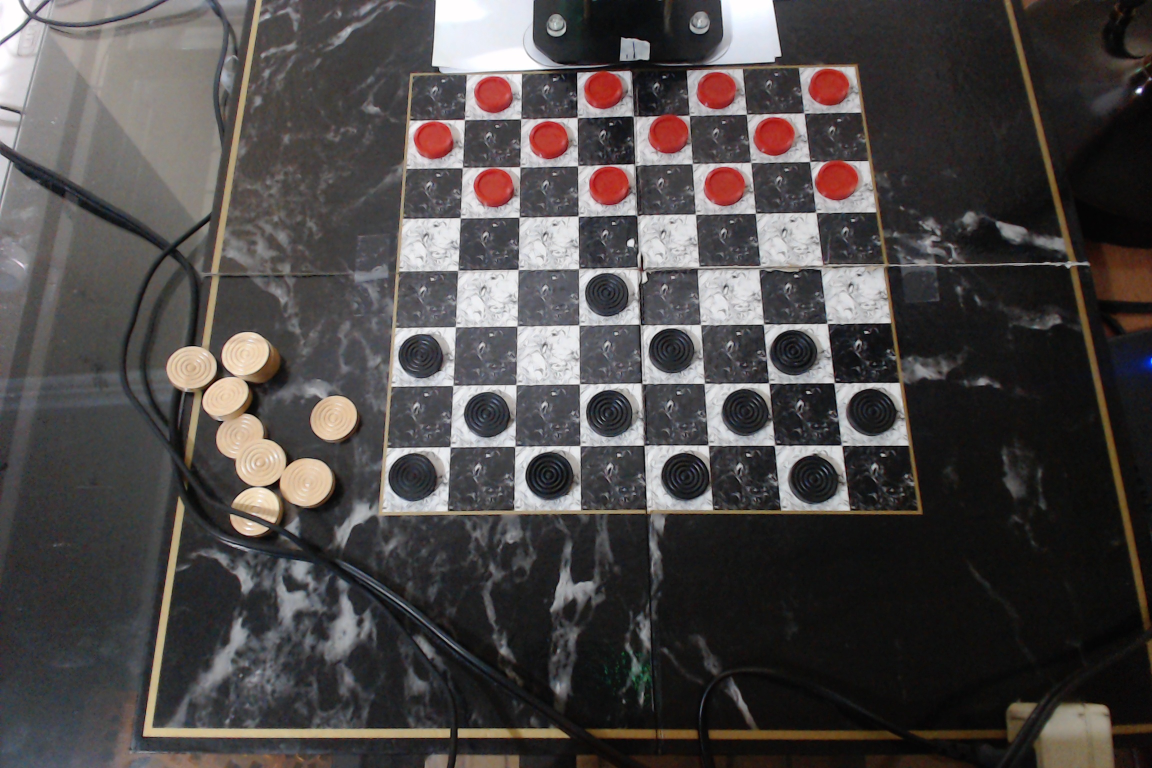
#> input picture digital_board/input.jpg, 2304 x 1536 px (shown at 1/2 size); its folder holds only this picture in this run
$ python -i laps.py   (imports and definitions only)
#> lines starting #> are read from the running program, lines starting #| are printed output that depends on the picture; after the words box and inside, x2 and y2 are one past the last pixel; in counts of white or black regions, pixels touching at a corner belong together
#> further down, picture is the input picture: shape (1536, 2304, 3); mean B, G, R 71.4, 72, 76.3

import os
import boardFinder.utils as utils
import boardFinder.debug as debug
import boardFinder.deps as deps

import collections
import cv2, numpy as np
import scipy, scipy.cluster
from boardFinder.config import *

from keras.models import model_from_json

dir_path = os.path.dirname(os.path.realpath(__file__))
__laps_model = os.path.join(dir_path, 'data/models/laps.model.json')
__laps_weights = os.path.join(dir_path, 'data/models/laps.weights.h5')
# [2 lines not run here, left out]

#from keras.utils import plot_model, print_summary
#plot_model(NC_LAPS_MODEL, show_shapes=True, to_file='model.png')
#print_summary(NC_LAPS_MODEL)

################################################################################

# [17 lines left out: functions laps_intersections, laps_cluster, not called in this run]

def laps_detector(img):
    """determine if that shape is positive"""
    global NC_LAYER

    hashid = str(hash(img.tostring()))
#> hashid = '-4983065228753638097'

    img = cv2.cvtColor(img, cv2.COLOR_BGR2GRAY)
    img = cv2.threshold(img, 0, 255, cv2.THRESH_OTSU)[1]
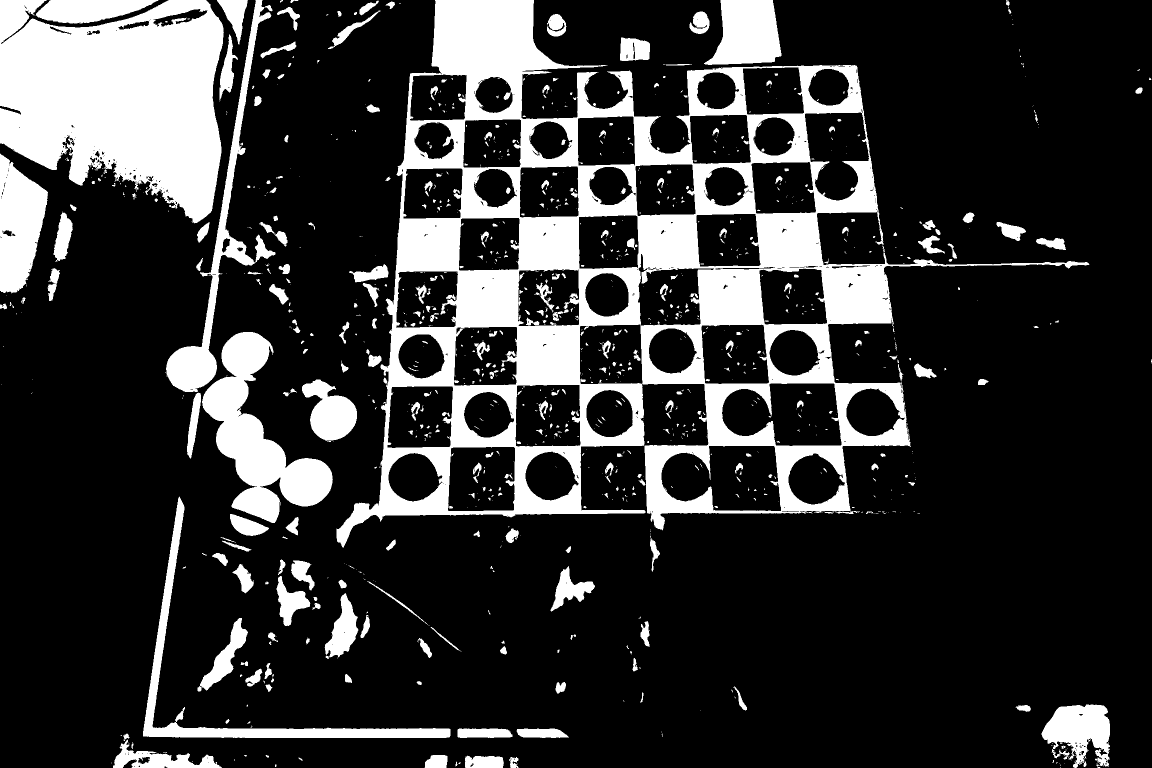
#> img: shape (1536, 2304) (shown at 1/2 size); 20.5% white; 1122 white regions (739 under 20 px), largest, box (x1, y1, x2, y2) and area: (673, 0, 2179, 1096) 357079, (0, 0, 448, 447) 142251, (404, 664, 666, 1046) 38938
    img = cv2.Canny(img, 0, 255)
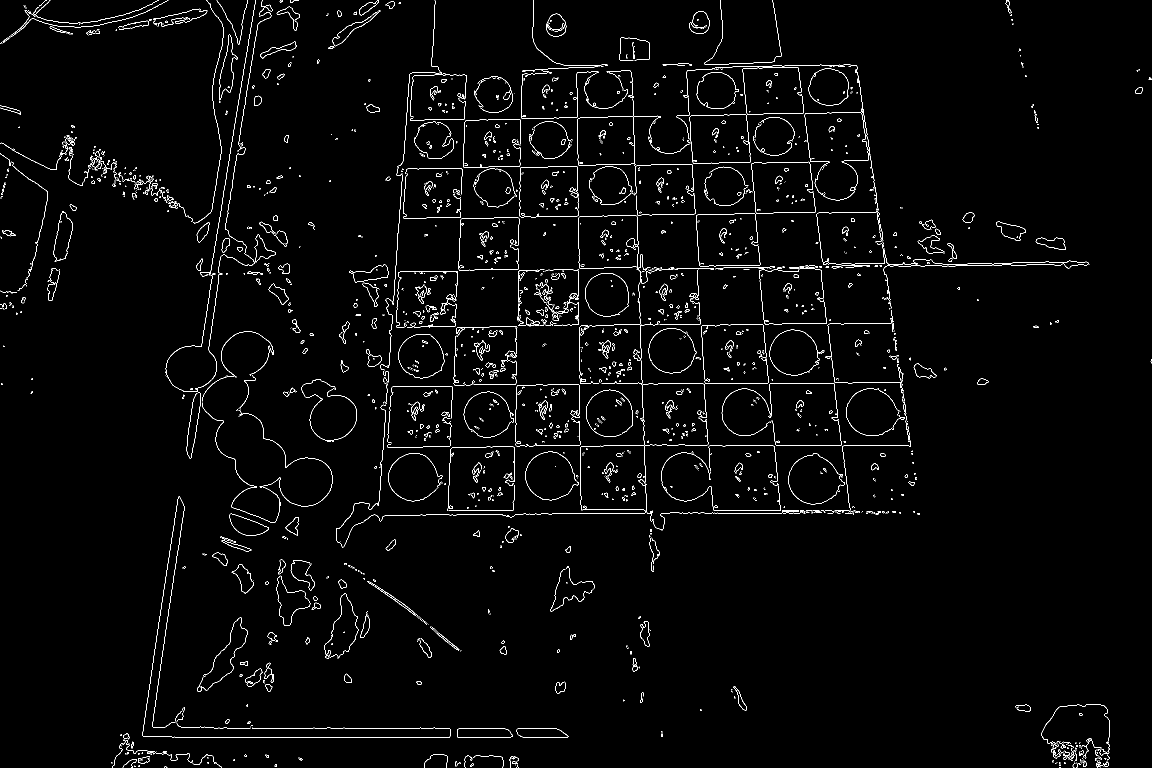
#> img: shape (1536, 2304) (shown at 1/2 size); 1.9% white in thin lines or dots
    img = cv2.resize(img, (21, 21), interpolation=cv2.INTER_CUBIC)
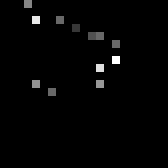
#> img: shape (21, 21) (shown 8 times larger); min 0, max 255, mean 3.8

    imgd = img

    X = [np.where(img>int(255/2), 1, 0).ravel()]
    X = X[0].reshape([-1, 21, 21, 1])

    img = cv2.dilate(img, None)
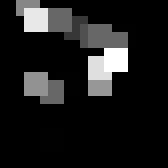
#> img: shape (21, 21) (shown 8 times larger); min 0, max 255, mean 27.7
    mask = cv2.copyMakeBorder(img, top=1, bottom=1, left=1, right=1,
		borderType=cv2.BORDER_CONSTANT, value=[255,255,255])
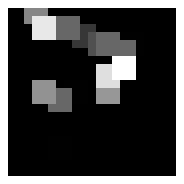
#> mask: shape (23, 23) (shown 8 times larger); min 0, max 255, mean 65.5
    mask = cv2.bitwise_not(mask); i = 0
#> after `mask = cv2.bitwise_not(mask)`:
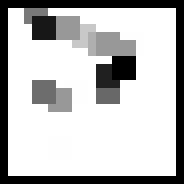
#> mask: shape (23, 23) (shown 8 times larger); min 0, max 255, mean 189.5
    contours, _2 = cv2.findContours(mask,cv2.RETR_EXTERNAL, cv2.CHAIN_APPROX_NONE)
#> contours = 1 contour; box (x1, y1, x2, y2) and area: (1, 1, 22, 22) 400

    _c = np.zeros((23,23,3), np.uint8)

    # geometric detector
    for cnt in contours:
        (x,y),radius = cv2.minEnclosingCircle(cnt); x,y=int(x),int(y)
        approx = cv2.approxPolyDP(cnt,0.1*cv2.arcLength(cnt,True),True)
        if len(approx) == 4 and radius < 14:
            cv2.drawContours(_c, [cnt], 0, (0,255,0), 1)
            i += 1
        else:
            cv2.drawContours(_c, [cnt], 0, (0,0,255), 1)
#> this loop made 1 pass
#> (x, y, radius, approx) on pass 1: (11, 11, 14.14, [[1, 1], [1, 21], [21, 21], [21, 1]])
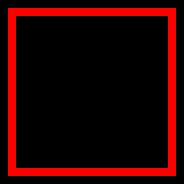
#> _c: shape (23, 23, 3) (shown 8 times larger); mean of channels 0, 1, 2 0, 0, 38.6; drawn as B, G, R
#> after the loop, i = 0

    if i == 4: return (True, 1)

#> (the run stopped early here; a loop or call above may not have finished)

$ run again, on digital_board/checkers_logi.jpg
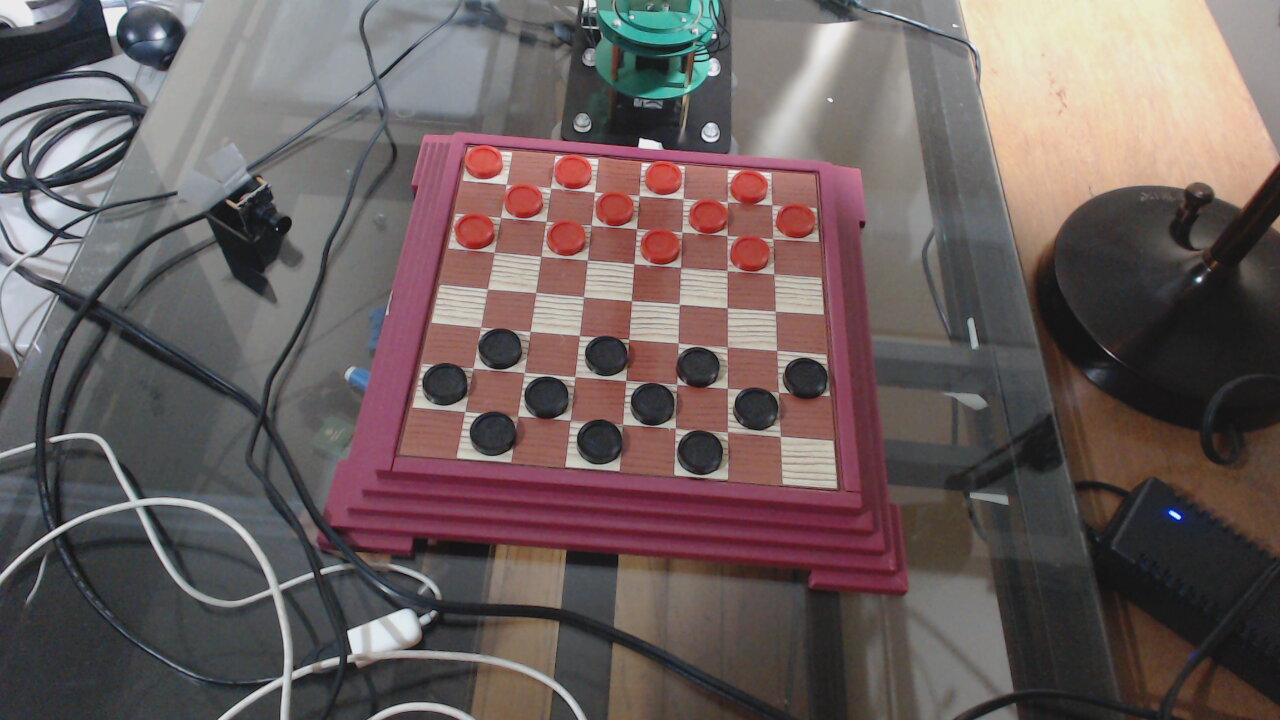
#> input picture digital_board/checkers_logi.jpg, 1280 x 720 px
#> picture is the input picture: shape (720, 1280, 3); mean B, G, R 93.8, 94.5, 107.2
#> hashid = '3926348510575115882'
#> in laps_detector, `img = cv2.threshold(img, 0, 255, cv2.THRESH_OTSU)[1]`:
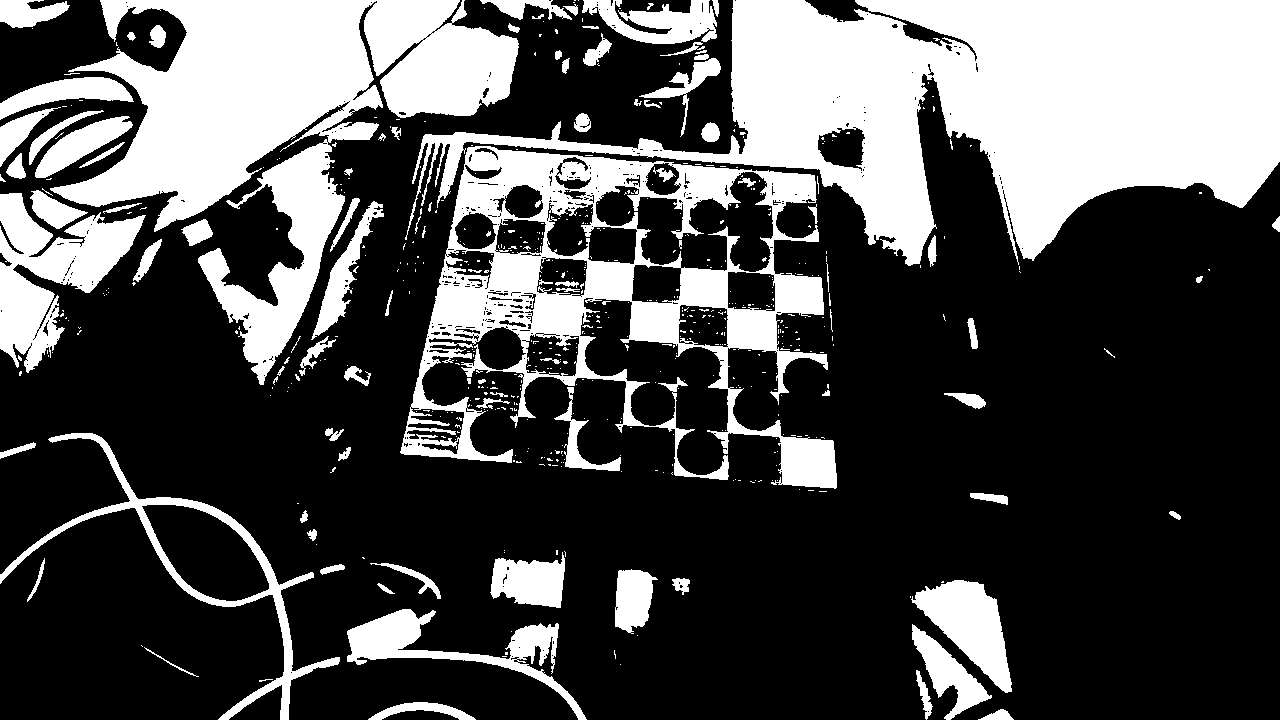
#> img: shape (720, 1280); 31% white; 592 white regions (498 under 20 px), largest, box (x1, y1, x2, y2) and area: (405, 0, 1280, 266) 106076, (50, 0, 519, 385) 66557, (400, 146, 837, 489) 46456
#> contours = 1 contour; box (x1, y1, x2, y2) and area: (1, 1, 22, 22) 389
#> the loop in laps_detector, `for cnt in contours:` made 1 pass
#> (x, y, radius, approx) on pass 1: (11, 11, 14.14, [[1, 1], [1, 21], [21, 21], [21, 1]])
#> after the loop in laps_detector, `for cnt in contours:`:
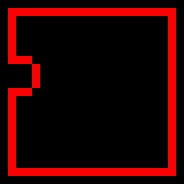
#> _c: shape (23, 23, 3) (shown 8 times larger); mean of channels 0, 1, 2 0, 0, 40.5; drawn as B, G, R
#> after the loop in laps_detector, `for cnt in contours:`: i = 0

$ run again, on digital_board/checkers_logi2.jpg
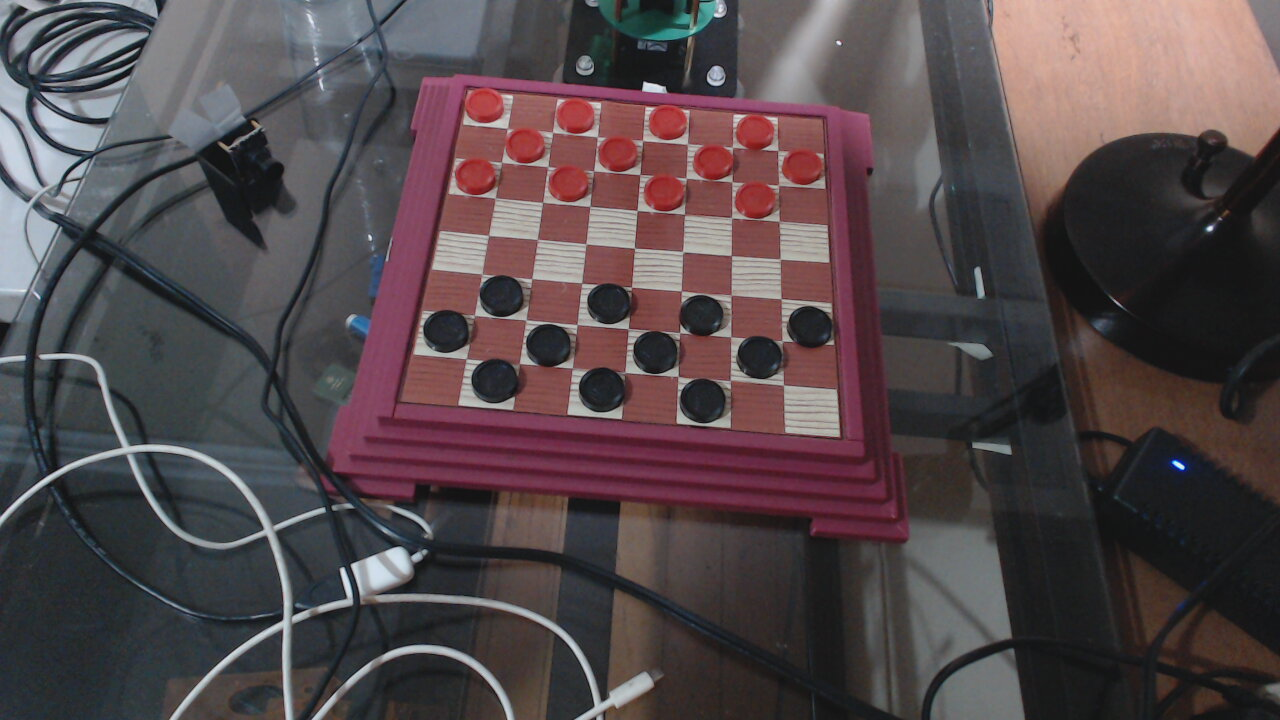
#> input picture digital_board/checkers_logi2.jpg, 1280 x 720 px
#> picture is the input picture: shape (720, 1280, 3); mean B, G, R 74.8, 71.9, 83.4
#> hashid = '-850038766972065703'
#> in laps_detector, `img = cv2.threshold(img, 0, 255, cv2.THRESH_OTSU)[1]`:
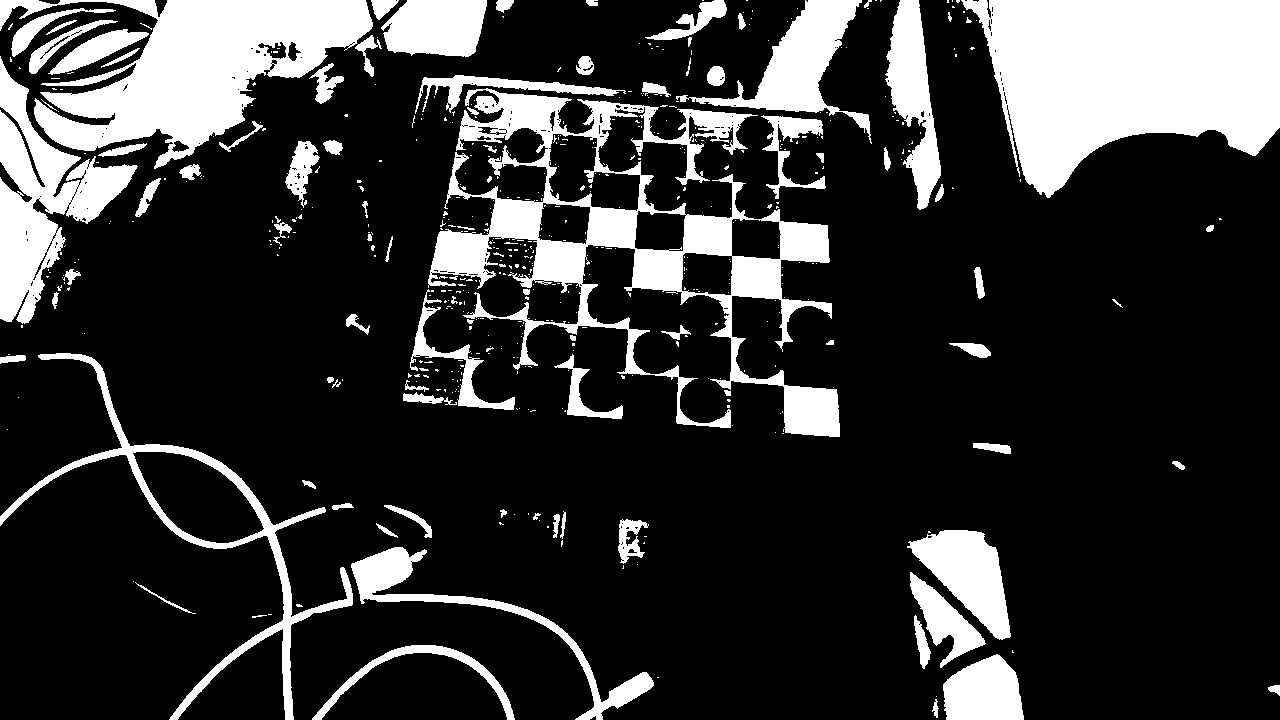
#> img: shape (720, 1280); 20.5% white; 540 white regions (448 under 20 px), largest, box (x1, y1, x2, y2) and area: (961, 0, 1280, 198) 42915, (428, 88, 840, 437) 34765, (0, 0, 373, 169) 28373
#> contours = 1 contour; box (x1, y1, x2, y2) and area: (1, 1, 22, 22) 386
#> the loop in laps_detector, `for cnt in contours:` made 1 pass
#> (x, y, radius, approx) on pass 1: (11, 11, 14.14, [[1, 1], [1, 21], [21, 21], [21, 1]])
#> after the loop in laps_detector, `for cnt in contours:`:
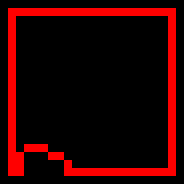
#> _c: shape (23, 23, 3) (shown 8 times larger); mean of channels 0, 1, 2 0, 0, 40; drawn as B, G, R
#> after the loop in laps_detector, `for cnt in contours:`: i = 0

$ run again, on digital_board/my_photo-1.jpg
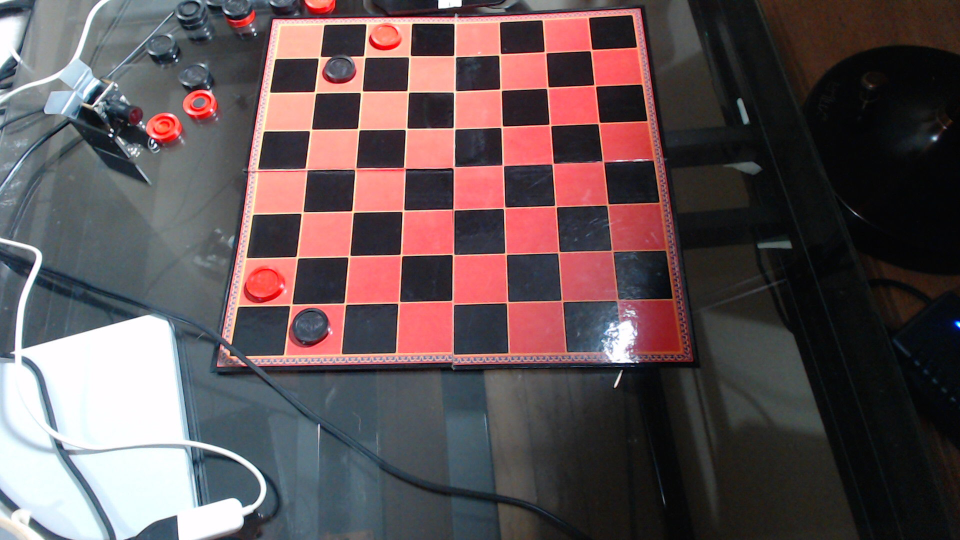
#> input picture digital_board/my_photo-1.jpg, 1920 x 1080 px (shown at 1/2 size)
#> picture is the input picture: shape (1080, 1920, 3); mean B, G, R 84.1, 81.6, 95.9
#> hashid = '-2175957624811752420'
#> in laps_detector, `mask = cv2.bitwise_not(mask)`:
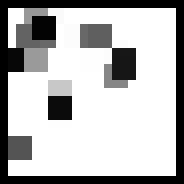
#> mask: shape (23, 23) (shown 8 times larger); min 0, max 255, mean 182.6
#> contours = 1 contour; box (x1, y1, x2, y2) and area: (1, 1, 22, 22) 400
#> the loop in laps_detector, `for cnt in contours:` made 1 pass
#> (x, y, radius, approx) on pass 1: (11, 11, 14.14, [[1, 1], [1, 21], [21, 21], [21, 1]])
#> after the loop in laps_detector, `for cnt in contours:`: i = 0
